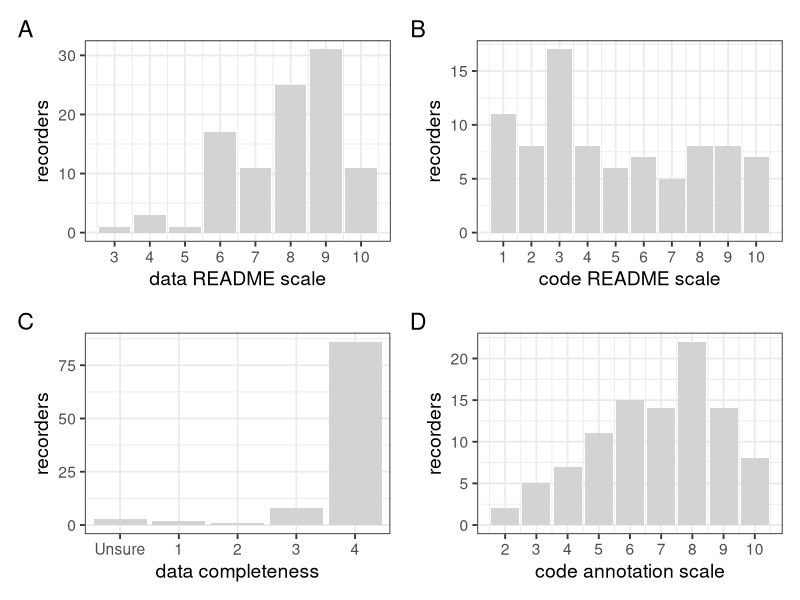

Reproduce this figure in R.
# Recorder variability
# 
# Load libraries
library(tidyverse)
library(patchwork)

# Read in the data
check <- read_csv("data/data-validation_2025-11-16.csv")

#--------------------------------------
# How variable are data recorders?
#------------------------------------------
# README scales + completeness + annotation
#-------------------------------------------------------------------------------
# A. README scales
#-----------------
# data plot
scale_data_plot <- 
  ggplot(check, aes(x = data_README_scale)) +
  geom_bar(fill = "lightgrey") +
  theme_bw(base_size = 14) +
  xlab("data README scale") +
  ylab("recorders") +
  scale_x_continuous(breaks = 1:10)

# code plot
scale_code_plot <- 
  ggplot(check, aes(x = code_README_scale)) +
  geom_bar(fill = "lightgrey") +
  theme_bw(base_size = 14) +
  xlab("code README scale") +
  ylab("recorders") +
  scale_x_continuous(breaks = c(1:10))

#---------------------
# B. Data completeness
#---------------------
# Make dataframe for plot
data_complete <- 
  check %>%
  filter(data_availability == "Yes") %>% 
  select(data_completeness) %>%
  group_by(data_completeness) %>%
  summarise(papers = n()) %>%
  # Fix level of factor
  mutate(data_completeness = factor(data_completeness, 
                                    levels = c("Unsure", "Low", "Fair", "High", "Complete"))) %>%
  # Exclude NAs
  na.omit() %>%
  # fix levels
  mutate()

# Plot
complete_data_plot <- 
  ggplot(data_complete, aes(x = data_completeness, y = papers)) +
  geom_col(fill = "lightgrey") +
  theme_bw(base_size = 14) +
  xlab("data completeness") +
  scale_x_discrete(labels = c("Unsure" = "Unsure", "Low" = "1",
                              "Fair" = "2", "High" = "3",
                              "Complete" = "4")) +
  ylab("recorders") 
#-------------------
# C. Code annotation
#-------------------
# Plot
annotate_code_plot <- 
  ggplot(check, aes(x = code_annotation_scale)) +
  geom_bar(fill = "lightgrey") +
  theme_bw(base_size = 14) +
  xlab("code annotation scale") +
  ylab("recorders") +
  scale_x_continuous(breaks = c(1:10))

#-----------------
# Combine plots
variability_figs <- (scale_data_plot + scale_code_plot) / (complete_data_plot+annotate_code_plot) + plot_annotation(tag_levels = "A")

#-----------------
# Get median scores
check %>% summarise(median(data_README_scale, na.rm = TRUE))
check %>% summarise(median(code_README_scale, na.rm = TRUE))
check %>% summarise(median(code_annotation_scale, na.rm = TRUE))

# Save figure
ggsave(variability_figs, file = "figures/supp-fig_recorder-variability.jpg", width = 6, height = 6)
